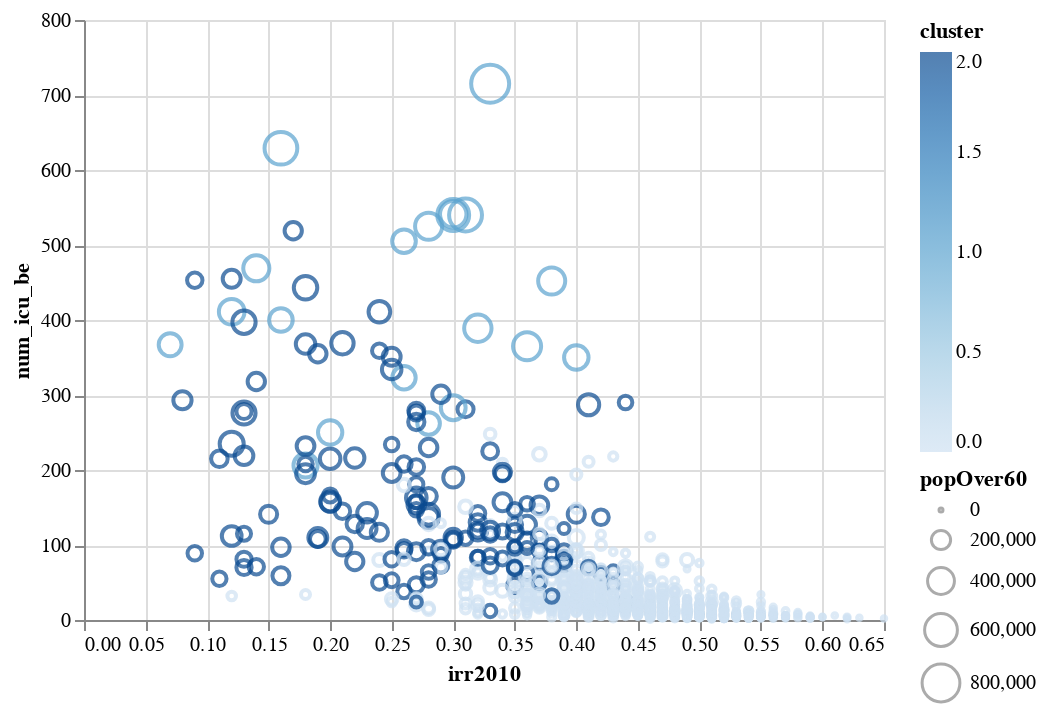

Source (notebook cell):
### Code cell
alt.Chart(sample).mark_point().encode(
    x='irr2010',
    y='num_icu_be',
    size='popOver60',
    tooltip=['County','State'],
    color='cluster'
)

### Figure 1 — Vega-Lite specification as saved in the notebook (floating-point values rounded to 4 significant figures; data arrays with more than 128 entries replaced by an {"elided": "..."} marker saying what was removed)
{"config": {"view": {"continuousWidth": 400, "continuousHeight": 300}}, "data": {"name": "data-b7a6adfd72dc54eb2022d5984a11e167"}, "mark": "point", "encoding": {"color": {"type": "quantitative", "field": "cluster"}, "size": {"type": "quantitative", "field": "popOver60"}, "tooltip": [{"type": "nominal", "field": "County"}, {"type": "nominal", "field": "State"}], "x": {"type": "quantitative", "field": "irr2010"}, "y": {"type": "quantitative", "field": "num_icu_be"}}, "$schema": "https://vega.github.io/schema/vega-lite/v4.8.1.json", "datasets": {"data-b7a6adfd72dc54eb2022d5984a11e167": {"elided": "1325 records"}}}
